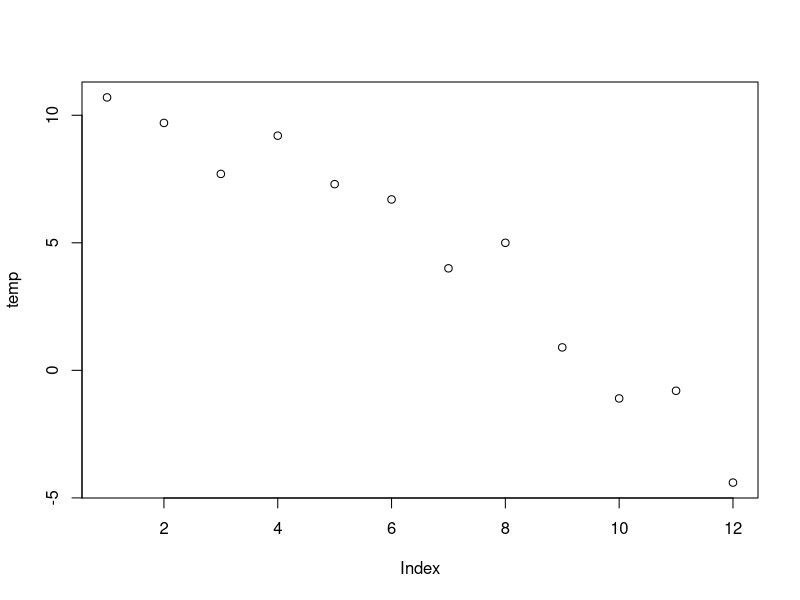
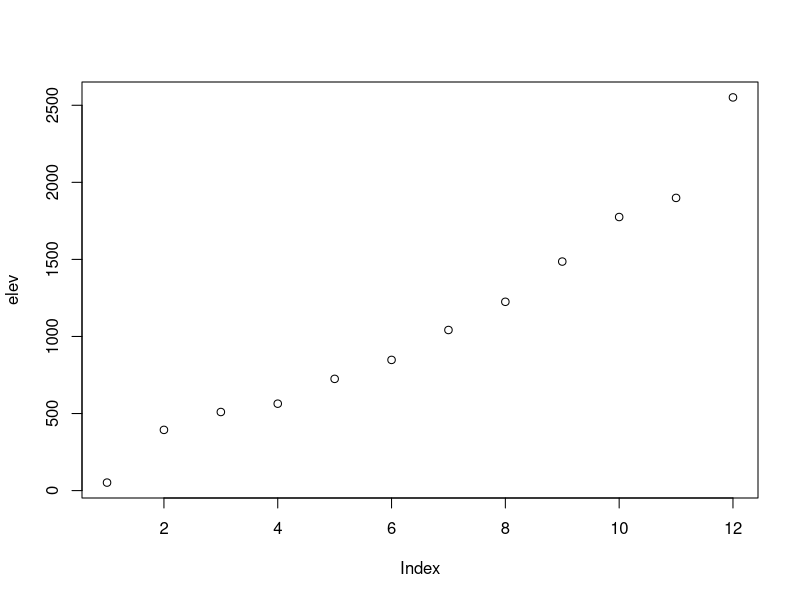
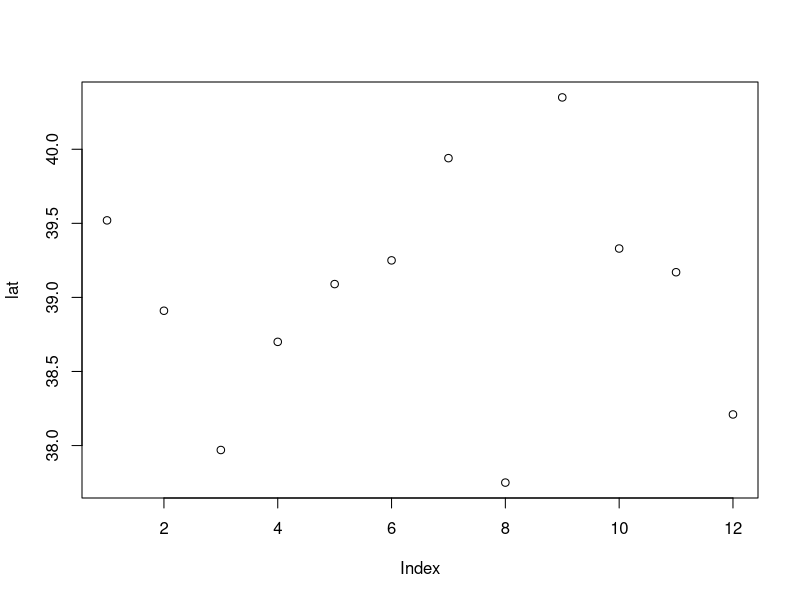
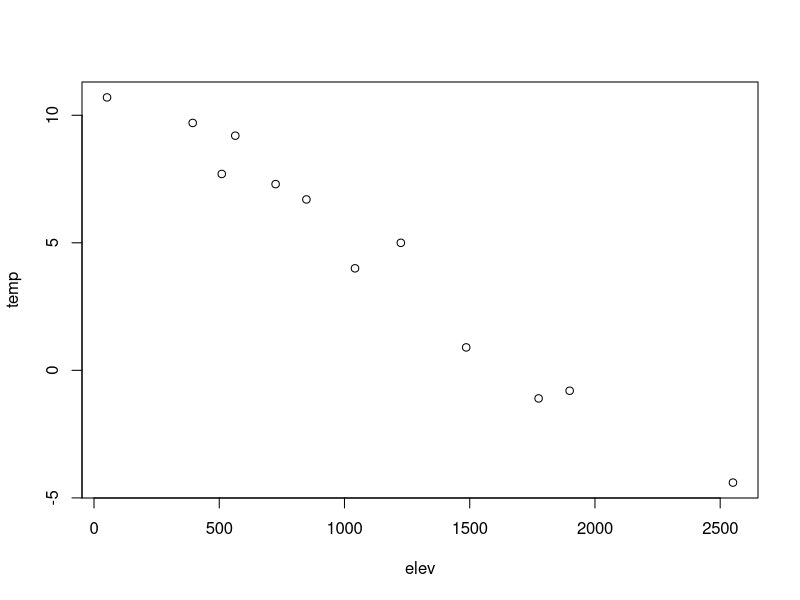
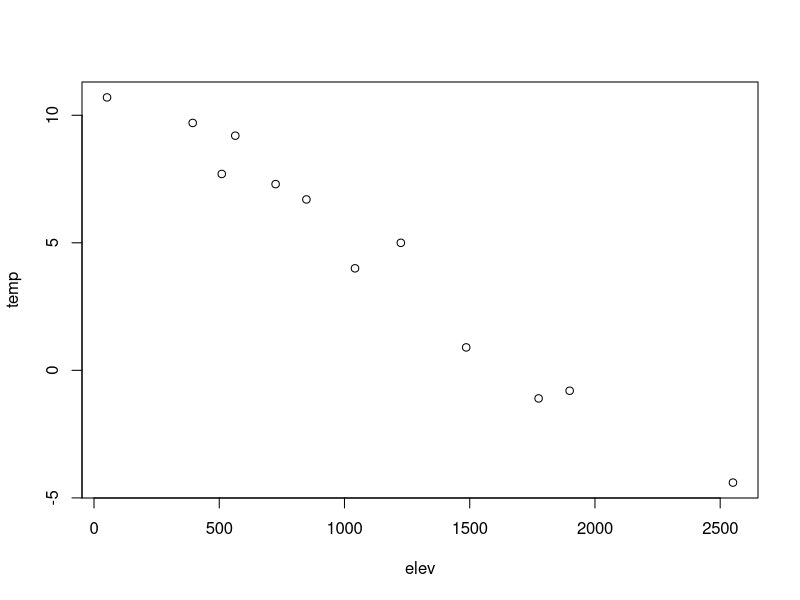
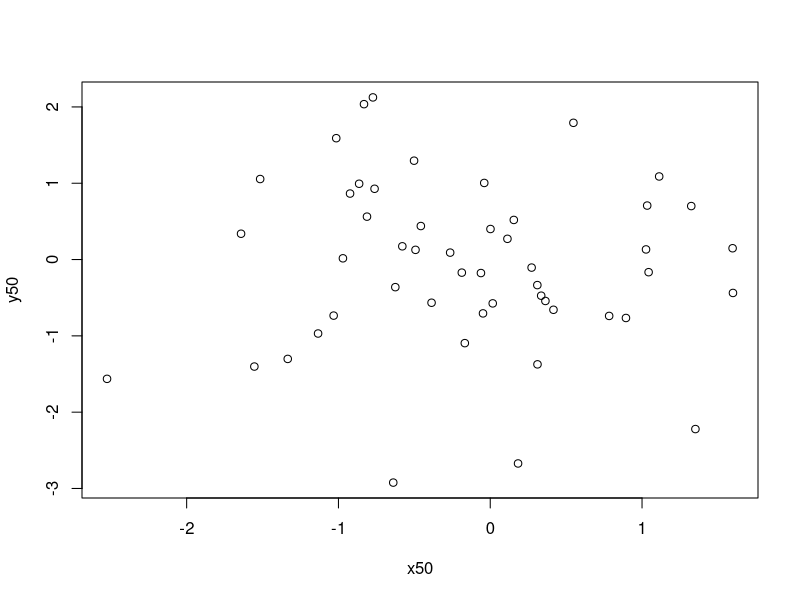

Here is the R script that generated these plots, in order:
## ---- chunk 1
library(tidyverse)
## ---- chunk 2
x <- 5
y <- 8
longitude <- -122.4
latitude <- 37.8
my_name <- "Inigo Montoya"
## ---- chunk 3
x
y
longitude
latitude
my_name


## ---- chunk 4
print(x)
print(y)
print(latitude)
paste("The location is latitude", latitude, "longitude", longitude)
paste("My name is", my_name, "-- Prepare to die.")

## ---- chunk 5
cos(pi)
print(cos(pi))
## ---- chunk 6

## ---- chunk 7
x <- 5
class(x)
class(4.5)
class("Fred")
## ---- chunk 8
as.integer(5)
as.integer(4.5)
## ---- chunk 9
x <- 4.8
y <- 4.2
as.integer(x + 0.5)
round(x)
as.integer(y + 0.5)
round(y)
## ---- chunk 10
5 %/% 2
## ---- chunk 11
5 %% 2
## ---- chunk 12
sierraFeb <- read_csv("data/sierraFeb.csv")
## ---- chunk 13
sierraFeb
## ---- chunk 14
lats <- c(37.5,47.4,29.4,33.4)
lats
states = c("VA", "WA", "TX", "AZ")
states
zips = c(23173, 98801, 78006, 85001)
zips
## ---- chunk 15
temp <- c(10.7, 9.7, 7.7, 9.2, 7.3, 6.7)
class(temp)
## ---- chunk 16
mixed <- c(1, "fred", 7)
class(mixed)
mixed[3]   # gets a subset, example of coercion
## ---- chunk 17
as.numeric(c("1","Fred","5")) # note NA introduced by coercion
## ---- chunk 18
mean(as.numeric(c("1", "Fred", "5")))
## ---- chunk 19
mean(as.numeric(c("1", "Fred", "5")), na.rm=T)
## ---- chunk 20
is.na(NA)
is.nan(NA)
is.na(as.numeric(''))
is.nan(as.numeric(''))
i <- sqrt(-1)
is.na(i) # interestingly nan is also na
is.nan(i)
## ---- chunk 21
seq(2,10,2)
## ---- chunk 22
elev <- c(52,394,510,564,725,848,1042,1225,1486,1775,1899,2551)
elevft <- elev / 0.3048
elevft

## ---- chunk 23
temp03 <- c(13.1,11.4,9.4,10.9,8.9,8.4,6.7,7.6,2.8,1.6,1.2,-2.1)
temp02 <- c(10.7,9.7,7.7,9.2,7.3,6.7,4.0,5.0,0.9,-1.1,-0.8,-4.4)
tempdiff <- temp03 - temp02
tempdiff

## ---- chunk 24
temp <- c(10.7, 9.7, 7.7, 9.2, 7.3, 6.7, 4.0, 5.0, 0.9, -1.1, -0.8, -4.4)
elev <- c(52, 394, 510, 564, 725, 848, 1042, 1225, 1486, 1775, 1899, 2551)
lat <- c(39.52, 38.91, 37.97, 38.70, 39.09, 39.25, 39.94, 37.75, 40.35, 39.33, 39.17, 38.21)

## ---- chunk 25
plot(temp)
## ---- chunk 26
plot(elev)
## ---- chunk 27
plot(lat)
## ---- chunk 28
plot(elev,temp)
## ---- chunk 29
codes <- c(380, 124, 818)
codes
codes <- c(italy = 380, canada = 124, egypt = 818)
codes
str(codes)
## ---- chunk 30
codes[1]
codes["italy"]
## ---- chunk 31
temp <- c(10.7, 9.7, 7.7, 9.2, 7.3, 6.7, 4.0, 5.0, 0.9, -1.1, -0.8, -4.4)
elev <- c(52, 394, 510, 564, 725, 848, 1042, 1225, 1486, 1775, 1899, 2551)
lat <- c(39.52, 38.91, 37.97, 38.70, 39.09, 39.25, 39.94, 37.75, 40.35, 39.33, 39.17, 38.21)
## ---- chunk 32
sierradata <- cbind(temp, elev, lat)
class(sierradata)
## ---- chunk 33
dim(sierradata)
## ---- chunk 34
a <- 1:12
dim(a) <- c(3, 4)   # matrix
class(a)
dim(a) <- c(2,3,2)  # 3D array
class(a)
dim(a) <- 12        # 1D array
class(a)
b <- matrix(1:12, ncol=1)  # 1 column matrix is allowed

## ---- chunk 35
head(iris)
## ---- chunk 36
mydata <- as.data.frame(sierradata)
plot(data=mydata, x = elev, y = temp)
## ---- chunk 37
TRI87 <- read.csv("data/TRI_1987_BaySites.csv")
TRI87
## ---- chunk 38
TRI87 <- read.csv("data/TRI_1987_BaySites.csv")
sort(TRI87$air_releases)
index <- order(TRI87$air_releases)
TRI87$FACILITY_NAME[index]   # displays facilities in order of their air releases
i_max <- which.max(TRI87$air_releases)
TRI87$FACILITY_NAME[i_max]   # was NUMMI at the time
## ---- chunk 39
my_name
x50 <- rnorm(50)
y50 <- rnorm(50)
plot(x50,y50)
